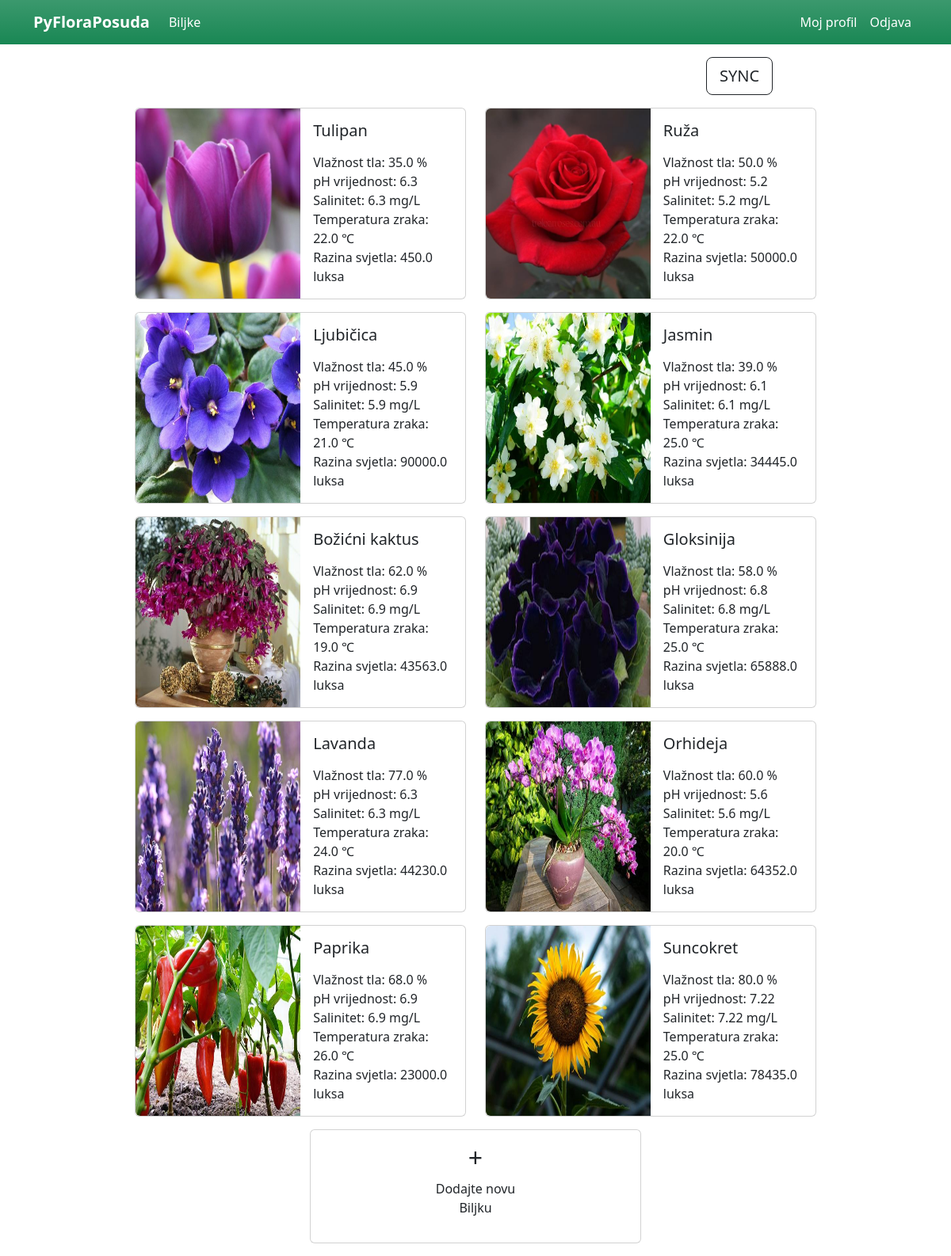
Page /biljke (signed in) on the committed database.
### app.py (models this page shows)
class Flower(db.Model):
    id = db.Column(db.Integer, primary_key=True)
    flower_name = db.Column(db.String(100), unique=True, nullable=False)
    flower_img = db.Column(db.String(20), unique=True, nullable=False, default='default.jpg')
    soil_humidity = db.Column(db.Float())
    soil_ph = db.Column(db.Float())
    soil_salinity = db.Column(db.Float())
    env_temperature = db.Column(db.Float())
    light_intensity = db.Column(db.Float())
    plant_pot = db.relationship('PyFloraPot', backref='flower', lazy=True)

### app.py (the view)
@app.route("/biljke")
@login_required
def biljke():
    pyflowers = Flower.query.all()
    return render_template('biljke.html', title='Biljke', pyflowers=pyflowers)

### app.py (called while the page is built)
@login_manager.user_loader
def load_user(user_id):
    return User.query.get(int(user_id))

### templates/biljke.html (shortened to what this page needs)
{% extends "layout/layout.html" %}
{% block content %}
<div class="container">
    <div class="row justify-content-end">
        <div class="col-3">
            <form action="{{ url_for('sync') }}" method="POST">
                <input type="submit" class="btn btn-outline-dark btn-lg" value="SYNC">
            </form>
        </div>
    </div>
    <div class="row justify-content-center my-3 mx-3">
        {% for pyflower in pyflowers %}
        <div class="col-md-5">
            <div class="card mb-3" style="max-width: 540px; min-height: 200px;">
                <div class="row g-0">
                    <div class="col-md-6">
                        {% set image_file = url_for('static', filename='assets/biljke/' + pyflower.flower_img) %}
                        <img src="{{ image_file }}"
                            class="img-fluid rounded-start" alt="Biljka" style="height: 100%;">
                    </div>
                    <div class="col-md-6">
                        <div class="card-body">
                            <h5 class="card-title mb-3">{{ pyflower.flower_name }}</h5>
                            <p class="card-text mb-0">Vlažnost tla: {{ pyflower.soil_humidity }} %</p>
                            <p class="card-text mb-0">pH vrijednost: {{ pyflower.soil_ph }}</p>
                            <p class="card-text mb-0">Salinitet: {{ pyflower.soil_ph }} mg/L</p>
                            <p class="card-text mb-0">Temperatura zraka: {{ pyflower.env_temperature }} ℃</p>
                            <p class="card-text mb-0">Razina svjetla: {{ pyflower.light_intensity }} luksa</p>
                        </div>
                    </div>
                </div>
            </div>
        </div>
    {% endfor %}
    <div class="col-md-5">
        <div class="card text-center">
                <div class="card-body">
                    <h2 class="card-title article-title">+</h2>
                    <p class="card-text article-title">Dodajte novu</br>Biljku</p>
                </div>
        </div>
    </div>
</div>
</div>
{% endblock content %}

### templates/layout/layout.html (shortened to what this page needs)
<!DOCTYPE html>
<html lang="hr">
<head>
    <link href="{{ url_for('static', filename='css/bootstrap/bootstrap.min.css') }}" rel="stylesheet">
    <link rel="stylesheet" type="text/css" href="{{ url_for('static', filename='css/main.css') }}">
</head>
<body>
    {% include 'layout/_navbar.html' %}
    <div class="container my-3">
        {% block content %}{% endblock %}
    </div>
</body>
</html>

### templates/layout/_navbar.html (shortened to what this page needs)
<nav class="navbar navbar-expand-md navbar-dark bg-success bg-gradient">
  <div class="container">
    <a class="navbar-brand" href="{{ url_for('index') }}">
      <span class="fw-bold">
        PyFloraPosuda
      </span>
    </a>
    <div class="collapse navbar-collapse" id="main-nav">
      <ul class="navbar-nav me-auto mb-lg-0">
        {% if current_user.is_authenticated %}
        <li class="nav-item">
          <a class="nav-link active" href="{{ url_for('biljke') }}">Biljke</a>
        </li>
        {% endif %}
      </ul>
      <div class="navbar-nav">
        {% if current_user.is_authenticated %}
        <a class="nav-link active" href="{{ url_for('account') }}">Moj profil</a>
        <a class="nav-link active" href="{{ url_for('logout') }}">Odjava</a>
        {% else %}
        <a class="nav-link active" href="{{ url_for('index') }}">Prijava</a>
        <a class="nav-link active" href="{{ url_for('register') }}">Registracija</a>
        {% endif %}
      </div>
    </div>
  </div>
</nav>

### rows in the picture
Flower: shows a picture, flower_name "Tulipan", soil_humidity "35.0", soil_ph "6.3", env_temperature "22.0", light_intensity "450.0"
Flower: shows a picture, flower_name "Ruža", soil_humidity "50.0", soil_ph "5.2", env_temperature "22.0", light_intensity "50000.0"
Flower: shows a picture, flower_name "Ljubičica", soil_humidity "45.0", soil_ph "5.9", env_temperature "21.0", light_intensity "90000.0"
Flower: shows a picture, flower_name "Jasmin", soil_humidity "39.0", soil_ph "6.1", env_temperature "25.0", light_intensity "34445.0"
Flower: shows a picture, flower_name "Božićni kaktus", soil_humidity "62.0", soil_ph "6.9", env_temperature "19.0", light_intensity "43563.0"
Flower: shows a picture, flower_name "Gloksinija", soil_humidity "58.0", soil_ph "6.8", env_temperature "25.0", light_intensity "65888.0"
Flower: shows a picture, flower_name "Lavanda", soil_humidity "77.0", soil_ph "6.3", env_temperature "24.0", light_intensity "44230.0"
Flower: shows a picture, flower_name "Orhideja", soil_humidity "60.0", soil_ph "5.6", env_temperature "20.0", light_intensity "64352.0"
Flower: shows a picture, flower_name "Paprika", soil_humidity "68.0", soil_ph "6.9", env_temperature "26.0", light_intensity "23000.0"
Flower: shows a picture, flower_name "Suncokret", soil_humidity "80.0", soil_ph "7.22", env_temperature "25.0", light_intensity "78435.0"
